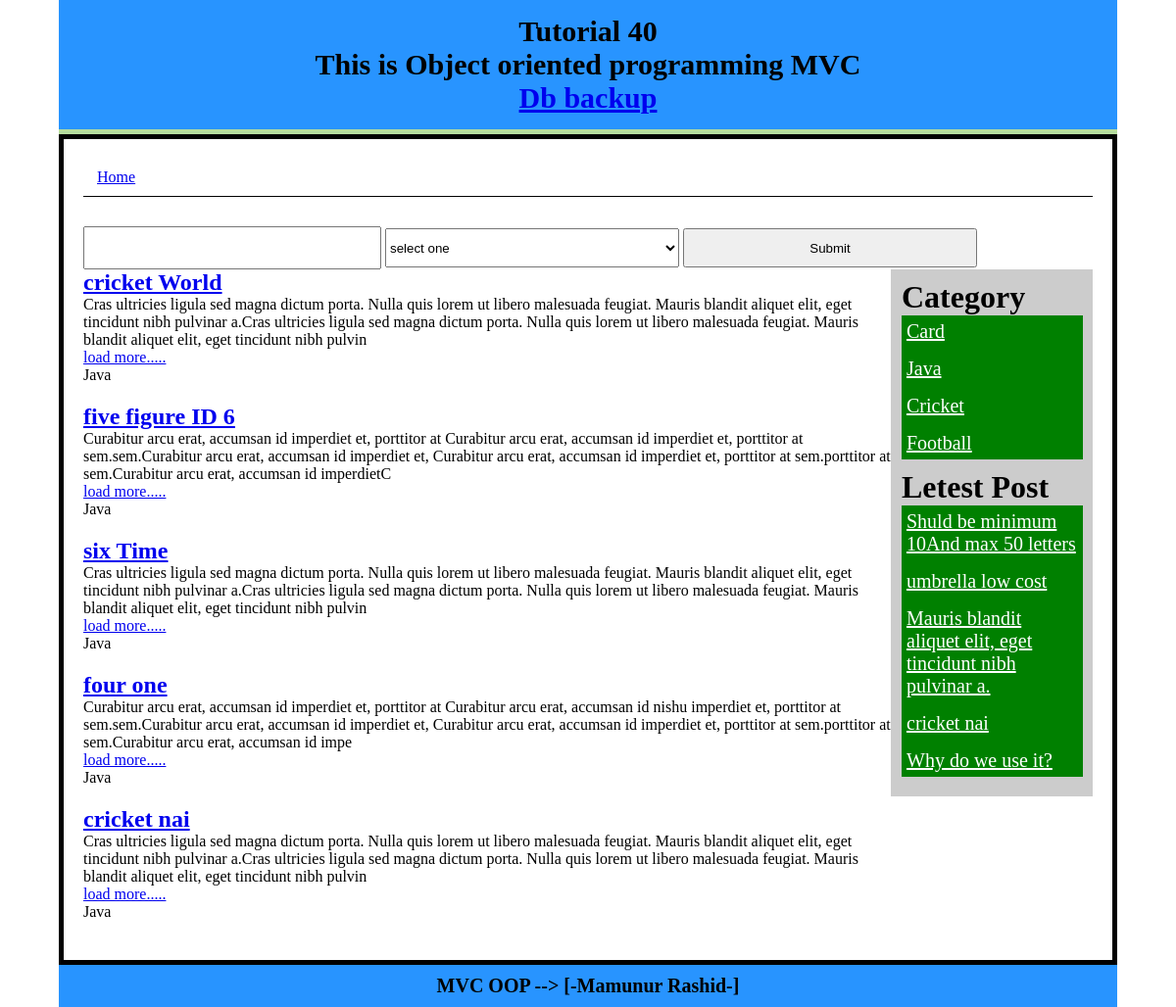
Screenshot of /Index/postByCat/13 with the database file from the repository.
### tables this page shows
CREATE TABLE `post` (
  `id` int(11) NOT NULL AUTO_INCREMENT,
  `title` varchar(300) NOT NULL,
  `content` text NOT NULL,
  `cat` int(11) NOT NULL,
  PRIMARY KEY (`id`)
);

CREATE TABLE `category` (
  `id` int(11) NOT NULL AUTO_INCREMENT,
  `catname` varchar(50) NOT NULL,
  `title` varchar(50) NOT NULL,
  PRIMARY KEY (`id`)
);

### system/libs/Load.php (called while the page is built, shortened)
<?php
class Load
{
	public function view($filename,$data = false){
		include 'app/view/'.$filename.'.php' ;
	}
	public function model($modelname){
		return new $modelname();
	}
}
?>

### app/controlers/Index.php (called while the page is built, shortened)
<?php
class Index extends Dcontrolar
{
	public function postByCat($id){
		$tablepost= 'post';
		$tableCat = 'category';
		$postModel = $this->load->model("PostModel");
		$data['postByCat']=$postModel->getPostByCat($tablepost,$tableCat,$id);
		$catModel = $this->load->model("CatModel");
		$data['catlist']=$catModel->catlist($tableCat);
		$limit = 5;
		$data['letestPost']=$postModel->getLetestPost($tablepost,$limit);
		$this->load->view("header");
		$this->load->view("search",$data);
		$this->load->view("postbycat",$data);
		$this->load->view("sidebar",$data);
		$this->load->view("footer");
	}
}
?>

### index.php (called while the page is built, shortened)
<?php
$main = new Main();
?>

### system/libs/Database.php (called while the page is built, shortened)
<?php
class Database extends PDO
{
	public function select($sql,$data=array(),$fetchstyle = PDO::FETCH_ASSOC){
		$stmt 	= $this->prepare($sql);
		$stmt->execute();
		return $stmt->fetchALL($fetchstyle);
	}
}?>

### app/models/PostModel.php (called while the page is built, shortened)
<?php
class PostModel extends Dmodel
{
	public function getPostByCat($tablepost,$tableCat,$id){
		$sql ="SELECT $tablepost.*,$tableCat.catname FROM
			$tablepost INNER JOIN $tableCat
			ON  $tablepost.cat = $tableCat.id
		 	WHERE $tableCat.id = $id ";
			return $this->db->select($sql);
	}
	public function getLetestPost($table,$limit=4){
		$sql ="SELECT * FROM $table ORDER BY id DESC LIMIT $limit";
		return $this->db->select($sql);
	}
}

### system/libs/Dcontrolar.php (called while the page is built, shortened)
<?php
class Dcontrolar
{
	function __construct()
	{
		$this->load = new Load();
	}
}
?>

### system/libs/Dmodel.php (called while the page is built, shortened)
<?php
class Dmodel
{
	public function __construct()
	{
		$dsn = 'mysql:dbname=mvc;host=localhost';
		$user ="root";
		$pass ='';
		$this->db = new Database($dsn,$user,$pass);
	}
}
?>

### app/models/CatModel.php (called while the page is built, shortened)
<?php
class CatModel extends Dmodel
{
	public function catlist($table){
		$sql ="SELECT * FROM $table ORDER BY id DESC ";
		return $this->db->select($sql);
	}
}
?>

### app/view/postbycat.php (the view)
<div class="left-content fix">
	<?php foreach ($postByCat as $key => $value) { ?>
		<article class="post">
			<h1 class="title"><a href="<?php echo BASE_URL ;?>/Index/postDetails/<?php echo $value['id']?>">	<?php echo $value['title']?> </a></h1>
			<?php $content = $value['content'];
				if (strlen($content) > 200 ) {
					$content = substr($content , 0 ,300);
					echo $content ;
				}else{
					echo $content ;
				}
			?>
			<p><a href="<?php echo BASE_URL ;?>/Index/postDetails/<?php echo $value['id']?>">load more.....</a></p>
			<?php echo $value['catname']?>
		</article>
	<?php  } ?>
</div>

### app/view/sidebar.php
<div class="sidebar fix ">
	<h1>Category</h1>
	<ul>
		<?php if (isset($catlist)) {
		foreach ($catlist as $key => $value) { ?>
		<li><a href="<?php echo BASE_URL ;?>/Index/postByCat/<?php echo $value['id']?>"><?php echo $value['catname']?> </a></li>
		<?php } } ?>
	</ul>
	<h1>Letest Post</h1>
	<ul>
		<?php if (isset($letestPost)) {
		foreach ($letestPost as $key => $value) { ?>
			<li><a href="<?php echo BASE_URL ;?>/Index/postDetails/<?php echo $value['id']?>"><?php echo $value['title']?> </a></li>
		<?php } } ?>
	</ul>
</div>

### app/view/header.php (style rules this page uses)
* { margin: 0; padding: 0; }
.fix { overflow: hidden; }
.left-content { width: 80%; float: left; }
.sidebar { float: right; width: 20%; background: #ccc; box-sizing: border-box; border-left: 1px solid #ccc ; }
.post { width: 100%;margin-bottom: 20px; }
.sidebar { background: #ccc; padding: 10px; }
.sidebar ul li { margin-bottom: 5px; }
.sidebar ul li a { color: #fff ; font-size: 20px; padding: 5px; display: block; }
.sidebar ul { margin-bottom: 10px; background: green ; }

### rows the page displays
post: title "cricket World", content "Cras ultricies ligula sed magna dictum porta. Nulla quis lorem ut libero malesuada feugiat. Mauris blandit aliquet elit, eget tincidunt nibh pulvinar a.Cras ultricies ligula sed magna dictum porta. Nulla quis lorem ut libero malesuada feugiat. Mauris blandit aliquet elit, eget tincidunt nibh pulvin", category.catname "Java"
post: title "five figure ID 6", content "Curabitur arcu erat, accumsan id imperdiet et, porttitor at Curabitur arcu erat, accumsan id imperdiet et, porttitor at sem.sem.Curabitur arcu erat, accumsan id imperdiet et, Curabitur arcu erat, accumsan id imperdiet et, porttitor at sem.porttitor at sem.Curabitur arcu erat, accumsan id imperdietC", category.catname "Java"
post: title "six Time", content "Cras ultricies ligula sed magna dictum porta. Nulla quis lorem ut libero malesuada feugiat. Mauris blandit aliquet elit, eget tincidunt nibh pulvinar a.Cras ultricies ligula sed magna dictum porta. Nulla quis lorem ut libero malesuada feugiat. Mauris blandit aliquet elit, eget tincidunt nibh pulvin", category.catname "Java"
post: title "four one", content "Curabitur arcu erat, accumsan id imperdiet et, porttitor at Curabitur arcu erat, accumsan id nishu imperdiet et, porttitor at sem.sem.Curabitur arcu erat, accumsan id imperdiet et, Curabitur arcu erat, accumsan id imperdiet et, porttitor at sem.porttitor at sem.Curabitur arcu erat, accumsan id impe", category.catname "Java"
post: title "cricket nai", content "Cras ultricies ligula sed magna dictum porta. Nulla quis lorem ut libero malesuada feugiat. Mauris blandit aliquet elit, eget tincidunt nibh pulvinar a.Cras ultricies ligula sed magna dictum porta. Nulla quis lorem ut libero malesuada feugiat. Mauris blandit aliquet elit, eget tincidunt nibh pulvin", category.catname "Java"
category: catname "Card"
category: catname "Java"
category: catname "Cricket"
category: catname "Football"
post: title "Shuld be minimum 10And max 50 letters"
post: title "umbrella low cost"
post: title "Mauris blandit aliquet elit, eget tincidunt nibh pulvinar a."
post: title "Why do we use it?"
